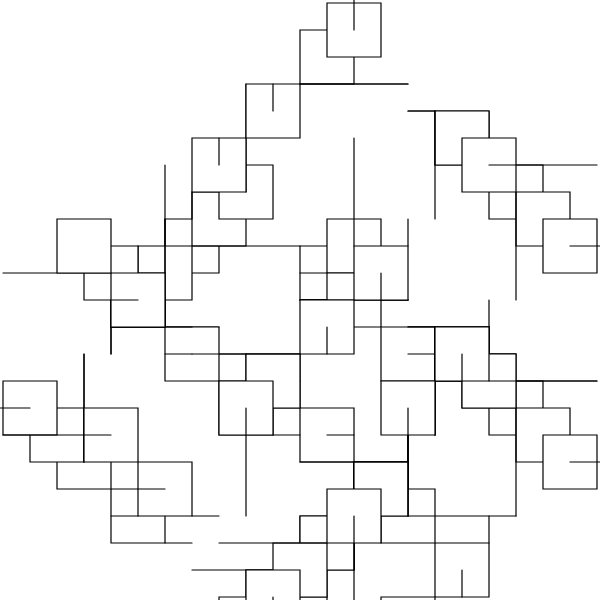
Frame 1 (no input)
Frame 60 (no input): identical to frame 1, image omitted
Frame 120 (the mouse pressed at the canvas centre since frame 60): identical to frame 1, image omitted

The p5.js sketch that drew this single still picture (run headless with seeded random() and noise() and a simulated clock; from frame 60 on, the mouse is pressed at the canvas centre):

// p5.js sketch
// ── sketch.js
//I made a rectangle! Called R with translate length en rect as length*2 (line 55)

let premise = 'R';
  let rules = {
    R: '[RRD]+DfFRFfR',
  }
let bigRule;


let length = 90;
let angle = 90;

function setup() {
  createCanvas(600, 600);
  angleMode(DEGREES);
  bigRule = resolveRules(premise, rules, 2);
  print(bigRule);
  
}

function draw() {
  background('white');
  stroke('black');
  strokeWeight(4);
  translate(width / 2, height / 2);
  rotate(-90);
  scale(0.3);

  drawShape(bigRule);
   // angle += 1;
  // length += 0.1;
}

function resolveRules(startRule, rules, depth) {
  let endRule = '';
  for (let currentLetter of startRule) {
    if (currentLetter in rules) {
      endRule += rules[currentLetter];
    } else {
      endRule += currentLetter;
    }
  }
  if (depth >= 1) {
    endRule = resolveRules(endRule, rules, depth - 1);
  }
  return endRule;
}


function drawShape(rule)  {
  for (let c of rule) {
    if (c === 'F') {
      line(0, 0, length, 0);
      translate(length, 0);
    } else if (c === 'R') {
      rect(0, 0, length*2, length*2);
      translate(length, length);
    } else if (c === 'D') {
      line(0, 0, length * 4, 0);
      translate(length*4, 0);
    } else if (c === 'f') {
      translate(0, length, 0);
    } else if (c === '+') {
      rotate(angle);
    } else if (c === '-') {
      rotate(-angle);
    } else if (c === '[') {
      push();
    } else if (c === ']') {
      pop();
    } else if (c === '>') {
      scale(1.2);
    } else if (c === '<') {
      scale(0.8);
   
    }
  }
}
